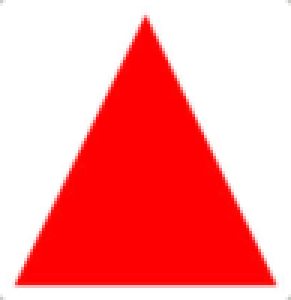
%> input picture shapeDetHackerRank/img01.png, 97 x 100 px (shown 3 times larger)
$ octave init.m   (GNU Octave 9; MATLAB toolbox functions it lacks are replaced by stand-ins)
%> lines starting %> are read from the running program, lines starting %| are printed output that depends on the picture; in (x1, y1, x2, y2) boxes, pixels count from 0 and x2, y2 are one past the last pixel; in counts of white or black regions, pixels touching at a corner belong together; the program's own positions count from 1
aa = imread('img01.png');
%> aa is the input picture: size 100x97x3 uint8; mean R, G, B 254.1, 151.2, 151.9
bb = rgb2gray(aa);
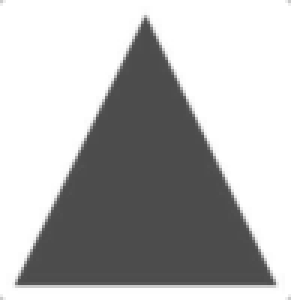
%> bb: size 100x97 uint8 (shown 3 times larger); min 75, max 255, mean 182
%%

threshImage = double(bb<140);
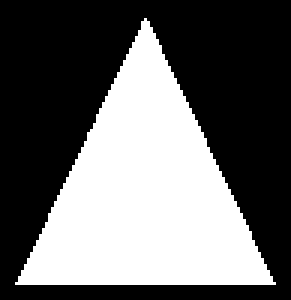
%> threshImage: size 100x97 double (shown 3 times larger); values 0 (black) and 1 (white), 40.2% white; 1 white region, box (x1, y1, x2, y2) and area: (5, 6, 92, 95) 3897
Gx = [1 +2 +1; 0 0 0; -1 -2 -1]; Gy = Gx';
temp_x = conv2(threshImage, Gx, 'same');
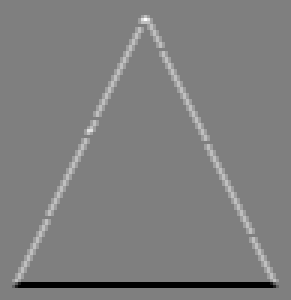
%> temp_x: size 100x97 double (shown 3 times larger); min -4, max 4, mean 0; drawn with min black and max white
temp_y = conv2(threshImage, Gy, 'same');
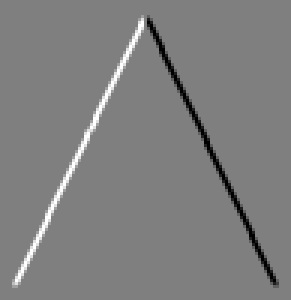
%> temp_y: size 100x97 double (shown 3 times larger); min -4, max 4, mean 0; mean of the top-left, top-right, bottom-left and bottom-right quarters 0.145, -0.142, 0.15, -0.147; drawn with min black and max white

$ run again, with shapeDetHackerRank/img03.png copied over shapeDetHackerRank/img01.png
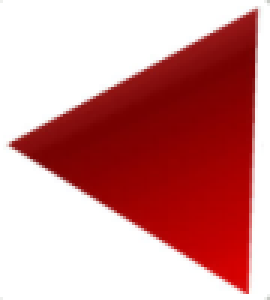
%> input picture shapeDetHackerRank/img03.png, 90 x 100 px (shown 3 times larger)
%> aa is the input picture: size 100x90x3 uint8; mean R, G, B 207.7, 145.4, 145.5
%> `threshImage = double(bb<140);`:
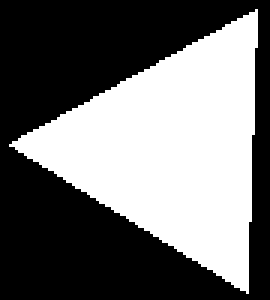
%> threshImage: size 100x90 double (shown 3 times larger); values 0 (black) and 1 (white), 43.4% white; 1 white region, box (x1, y1, x2, y2) and area: (3, 3, 86, 98) 3904
%> `temp_y = conv2(threshImage, Gy, 'same');`:
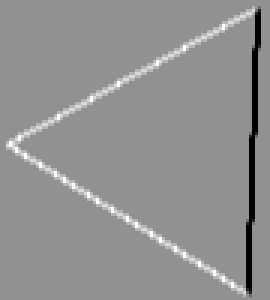
%> temp_y: size 100x90 double (shown 3 times larger); min -4, max 3, mean 0; drawn with min black and max white

$ run again, with shapeDetHackerRank/img04.png copied over shapeDetHackerRank/img01.png
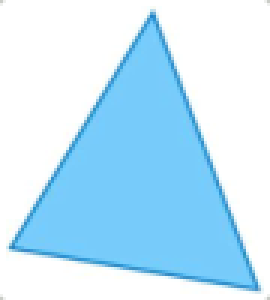
%> input picture shapeDetHackerRank/img04.png, 90 x 100 px (shown 3 times larger)
%> aa is the input picture: size 100x90x3 uint8; mean R, G, B 194.9, 230.9, 250.7
%> `threshImage = double(bb<140);`:
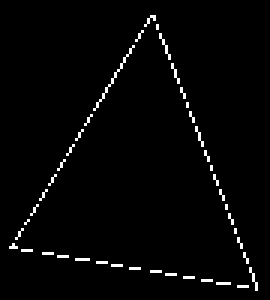
%> threshImage: size 100x90 double (shown 3 times larger); values 0 (black) and 1 (white), 2.2% white in thin lines or dots, all inside (x1, y1, x2, y2) = (3, 5, 86, 97)
%> `temp_y = conv2(threshImage, Gy, 'same');`:
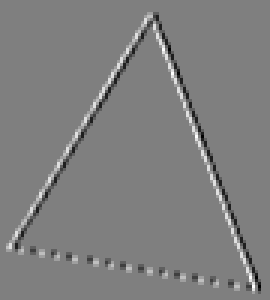
%> temp_y: size 100x90 double (shown 3 times larger); min -4, max 4, mean 0; mean of the top-left, top-right, bottom-left and bottom-right quarters 0.00356, -0.00356, 0.00356, -0.00356; drawn with min black and max white
